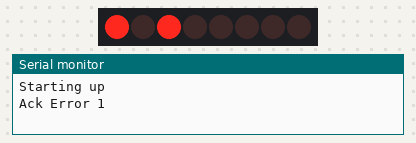
A sketch run on a simulated Arduino Uno, built with avr-gcc and run on an emulated ATmega328P. Parts: 8 shift-register outputs drawn as a row of LEDs (first output left, lit = HIGH), the last lines printed to the serial monitor.

Above: at 0.08 s.
At 2.2 s:
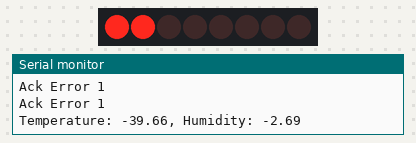
Timing chart, 0 to 5.6 s (numbered marks = the images above):
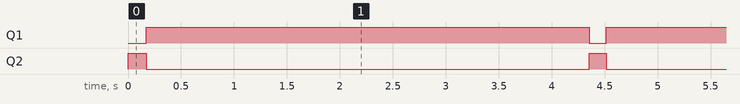

The sketch:

ModuleHumTempSensor.ino
```cpp
/**
 * Humidity - Temperature sensor module
 * Cyrille Medard de Chardon, Christophe Trefois
 */

#include "SHT1x.h"
#define dataPin 7
#define sckPin 8 //serial clock

// We are using the SHT10
// Humid accuracy +/- 5%
// Steady accuracy between 10-80
// example at 10/90 +/- 6%, 0/100 +/- 7.5%

// Temp accuracy +/- .5 degrees celsius
// Temp error increases more as we get farther from 25 cels.
// example: @ 0/50 degrees, +/- 1.2 degrees

SHT1x th_sensor(dataPin, sckPin);

void setup()
{
  Serial.begin(9600);
  Serial.println("Starting up");
}

void loop()
{
  float temp_c;
  float humid;

  // Read values from the sensor
  humid = th_sensor.readHumidity();
  // Since the humidity reading requires the temperature we simply
  // retrieve the reading capture from the readHumidity() call. See the lib.
  temp_c = th_sensor.retrieveTemperatureC();

  // Print data
  Serial.print("Temperature: ");
  Serial.print(temp_c);
  Serial.print(", Humidity: ");
  Serial.println(humid);

  delay(4000);
}
```

SHT1x.cpp
```cpp
// (licence header left out)
#if (ARDUINO >= 100)
#include <Arduino.h>
#else
#include <WProgram.h>
#endif

#include "SHT1x.h"

SHT1x::SHT1x(int dataPin, int clockPin)
{
  _dataPin = dataPin;
  _clockPin = clockPin;
  _temperatureC = -273.0;
}

/* ================  Public methods ================ */

/**
 * To be called after readHumidity() which calls readTemperatureC()
 */

float SHT1x::retrieveTemperatureC()
{
  return _temperatureC;
}

/**
 * Reads the current temperature in degrees Celsius
 */
float SHT1x::readTemperatureC()
{
  int _val;                // Raw value returned from sensor
  float _temperature;      // Temperature derived from raw value

  // Conversion coefficients from SHT1x V5 datasheet
  const float D1 = -39.66; // for 14 bit @ 3V3
  const float D2 =   0.01; // for 14 Bit DEGC

  // Fetch raw value
  _val = readTemperatureRaw();

  // Convert raw value to degrees Celsius
  _temperature = (_val * D2) + D1;

  // Set global variable
  _temperatureC = _temperature;

  //return (_val);
  return (_temperature);
}

/**
 * Reads current temperature-corrected relative humidity
 */
float SHT1x::readHumidity()
{
  int _val;                    // Raw humidity value returned from sensor
  float _linearHumidity;       // Humidity with linear correction applied
  float _correctedHumidity;    // Temperature-corrected humidity
  float _temperature;          // Raw temperature value

  // Conversion coefficients from SHT1x V5 datasheet
//  const float C1 = -4.0;       // for 12 Bit
//  const float C2 =  0.0405;    // for 12 Bit
//  const float C3 = -0.0000028; // for 12 Bit
  // Fio coefficients for SHT1x with 3.3V
  const float C1 = -2.0468;	// for 12 bit
  const float C2 = 0.0367;	// for 12 bit
  const float C3 = -0.0000015955;// for 12 bit, see Table 6 in SHT1x V5 datasheet
  const float T1 =  0.01;      // for 14 Bit - independent of voltage
  const float T2 =  0.00008;   // for 14 Bit - independent of voltage

  // Command to send to the SHT1x to request humidity
  int _gHumidCmd = 0b00000101;

  // Fetch the value from the sensor
  sendCommandSHT(_gHumidCmd, _dataPin, _clockPin);
  waitForResultSHT(_dataPin);
  _val = getData16SHT(_dataPin, _clockPin);

  // Apply linear conversion to raw value
  _linearHumidity = C1 + C2 * _val + C3 * _val * _val;

  // Get current temperature for humidity correction
  _temperature = readTemperatureC();

  // Correct humidity value for current temperature
  _correctedHumidity = (_temperature - 25.0 ) * (T1 + T2 * _val) + _linearHumidity;

  return (_correctedHumidity);
}


/* ================  Private methods ================ */

/**
 * Reads the current raw temperature value
 */
float SHT1x::readTemperatureRaw()
{
  int _val;

  // Command to send to the SHT1x to request Temperature
  int _gTempCmd  = 0b00000011;

  sendCommandSHT(_gTempCmd, _dataPin, _clockPin);
  waitForResultSHT(_dataPin);
  _val = getData16SHT(_dataPin, _clockPin);
  //skipCrcSHT(_dataPin, _clockPin);

  return (_val);
}

/**
 */
int SHT1x::shiftIn(int _dataPin, int _clockPin, int _numBits)
{
  int ret = 0;
  int i;

  for (i=0; i<_numBits; ++i)
  {
     digitalWrite(_clockPin, HIGH);
     delay(10);  // I don't know why I need this, but without it I don't get my 8 lsb of temp
     ret = ret*2 + digitalRead(_dataPin);
     digitalWrite(_clockPin, LOW);
  }

  return(ret);
}

/**
 */
void SHT1x::sendCommandSHT(int _command, int _dataPin, int _clockPin)
{
  int ack;

  // Transmission Start
  pinMode(_dataPin, OUTPUT);
  pinMode(_clockPin, OUTPUT);
  digitalWrite(_dataPin, HIGH);
  digitalWrite(_clockPin, HIGH);
  digitalWrite(_dataPin, LOW);
  digitalWrite(_clockPin, LOW);
  digitalWrite(_clockPin, HIGH);
  digitalWrite(_dataPin, HIGH);
  digitalWrite(_clockPin, LOW);

  // The command (3 msb are addresses and must be 000, and last 5 bits are command)
  // MSB = Most Significant Bit, Sends _command one bit at a time from left to right
  shiftOut(_dataPin, _clockPin, MSBFIRST, _command);

  // Verify we get the correct ack
  digitalWrite(_clockPin, HIGH);
  pinMode(_dataPin, INPUT);
  ack = digitalRead(_dataPin);
  if (ack != LOW) {
    Serial.println("Ack Error 0");
  }
  digitalWrite(_clockPin, LOW);
  ack = digitalRead(_dataPin);
  if (ack != HIGH) {
    Serial.println("Ack Error 1");
  }
}

/**
 */
void SHT1x::waitForResultSHT(int _dataPin)
{
  int i;
  int ack;

  pinMode(_dataPin, INPUT);

  for(i= 0; i < 100; ++i)
  {
    delay(10);
    ack = digitalRead(_dataPin);

    if (ack == LOW) {
      break;
    }
  }

  if (ack == HIGH) {
    Serial.println("Ack Error 2");
  }
}

/**
 */
int SHT1x::getData16SHT(int _dataPin, int _clockPin)
{
  int val;

  // Get the 8 left/most significant bits
  pinMode(_dataPin, INPUT);
  pinMode(_clockPin, OUTPUT);
  val = shiftIn(_dataPin, _clockPin, 8);
  // ~25 degrees celsius == 25
  val <<= 8;  //shift 8 bits left
  // ~25 degrees celsius == 6400

  // Send the required DATA ACK, set to LOW
  pinMode(_dataPin, OUTPUT);
  digitalWrite(_dataPin, LOW);

  // Send SCK ACK
  digitalWrite(_clockPin, HIGH);
  digitalWrite(_clockPin, LOW);

  // Get the least significant bits
  pinMode(_dataPin, INPUT);
  // bit-wise OR, like adding
  val |= shiftIn(_dataPin, _clockPin, 8);

  // I don't understand why this is helping/necessary
  // tempermental! It's fine without now?
  // Cable length?
  //delay(1);

  // We are not performing CRC so don't drop DATA to LOW
  // ACK receipt of LSb
  // pinMode of SCK already set to OUTPUT
  digitalWrite(_clockPin, HIGH);
  digitalWrite(_clockPin, LOW);

  return val;
}
```

SHT1x.h
```cpp
// (licence header left out)
#ifndef SHT1x_h
#define SHT1x_h

#if (ARDUINO >= 100)
#include <Arduino.h>
#else
#include <WProgram.h>
#endif

class SHT1x
{
  public:
    SHT1x(int dataPin, int clockPin);
    float readHumidity();
    float readTemperatureC();
    float retrieveTemperatureC();
  private:
    int _dataPin;
    int _clockPin;
    float _temperatureC;
    float readTemperatureRaw();
    int shiftIn(int _dataPin, int _clockPin, int _numBits);
    void sendCommandSHT(int _command, int _dataPin, int _clockPin);
    void waitForResultSHT(int _dataPin);
    int getData16SHT(int _dataPin, int _clockPin);
};

#endif
```

Measured:
- by itself, Q1: alternates HIGH for 4.2 s and LOW for 0.16 s
- by itself, Q2: alternates HIGH for 0.16 s and LOW for 4.2 s
